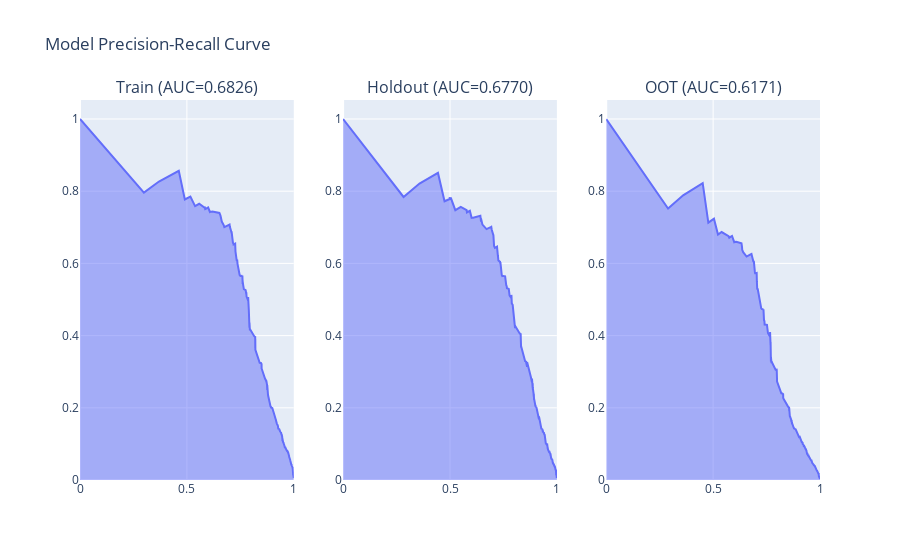

This figure's notebook cell:
### Code cell
print('🎯 Generating PR-AUC Report')
report_class.produce_pr_auc_report(optuna_model)

### Figure 1 — Plotly figure (JSON) as saved in the notebook; plotly's stock layout.template omitted (floating-point values rounded to 4 significant figures; data arrays with more than 128 entries replaced by an {"elided": "..."} marker saying what was removed)
{"data": [{"fillpattern": {"shape": ""}, "hovertemplate": "Recall=%{x}<br>Precision=%{y}<extra></extra>", "legendgroup": "", "line": {"color": "#636efa"}, "marker": {"symbol": "circle"}, "mode": "lines", "name": "", "orientation": "v", "showlegend": false, "stackgroup": "1", "type": "scatter", "x": {"elided": "904 float values"}, "xaxis": "x", "y": {"elided": "904 float values"}, "yaxis": "y"}, {"fillpattern": {"shape": ""}, "hovertemplate": "Recall=%{x}<br>Precision=%{y}<extra></extra>", "legendgroup": "", "line": {"color": "#636efa"}, "marker": {"symbol": "circle"}, "mode": "lines", "name": "", "orientation": "v", "showlegend": false, "stackgroup": "1", "type": "scatter", "x": {"elided": "835 float values"}, "xaxis": "x2", "y": {"elided": "835 float values"}, "yaxis": "y2"}, {"fillpattern": {"shape": ""}, "hovertemplate": "Recall=%{x}<br>Precision=%{y}<extra></extra>", "legendgroup": "", "line": {"color": "#636efa"}, "marker": {"symbol": "circle"}, "mode": "lines", "name": "", "orientation": "v", "showlegend": false, "stackgroup": "1", "type": "scatter", "x": {"elided": "649 float values"}, "xaxis": "x3", "y": {"elided": "649 float values"}, "yaxis": "y3"}], "layout": {"annotations": [{"font": {"size": 16}, "showarrow": false, "text": "Train (AUC=0.6826)", "x": 0.1444, "xanchor": "center", "xref": "paper", "y": 1, "yanchor": "bottom", "yref": "paper"}, {"font": {"size": 16}, "showarrow": false, "text": "Holdout (AUC=0.6770)", "x": 0.5, "xanchor": "center", "xref": "paper", "y": 1, "yanchor": "bottom", "yref": "paper"}, {"font": {"size": 16}, "showarrow": false, "text": "OOT (AUC=0.6171)", "x": 0.8556, "xanchor": "center", "xref": "paper", "y": 1, "yanchor": "bottom", "yref": "paper"}], "showlegend": true, "title": {"text": "Model Precision-Recall Curve"}, "xaxis": {"anchor": "y", "domain": [0, 0.2889]}, "xaxis2": {"anchor": "y2", "domain": [0.3556, 0.6444]}, "xaxis3": {"anchor": "y3", "domain": [0.7111, 1]}, "yaxis": {"anchor": "x", "domain": [0, 1]}, "yaxis2": {"anchor": "x2", "domain": [0, 1]}, "yaxis3": {"anchor": "x3", "domain": [0, 1]}}}
